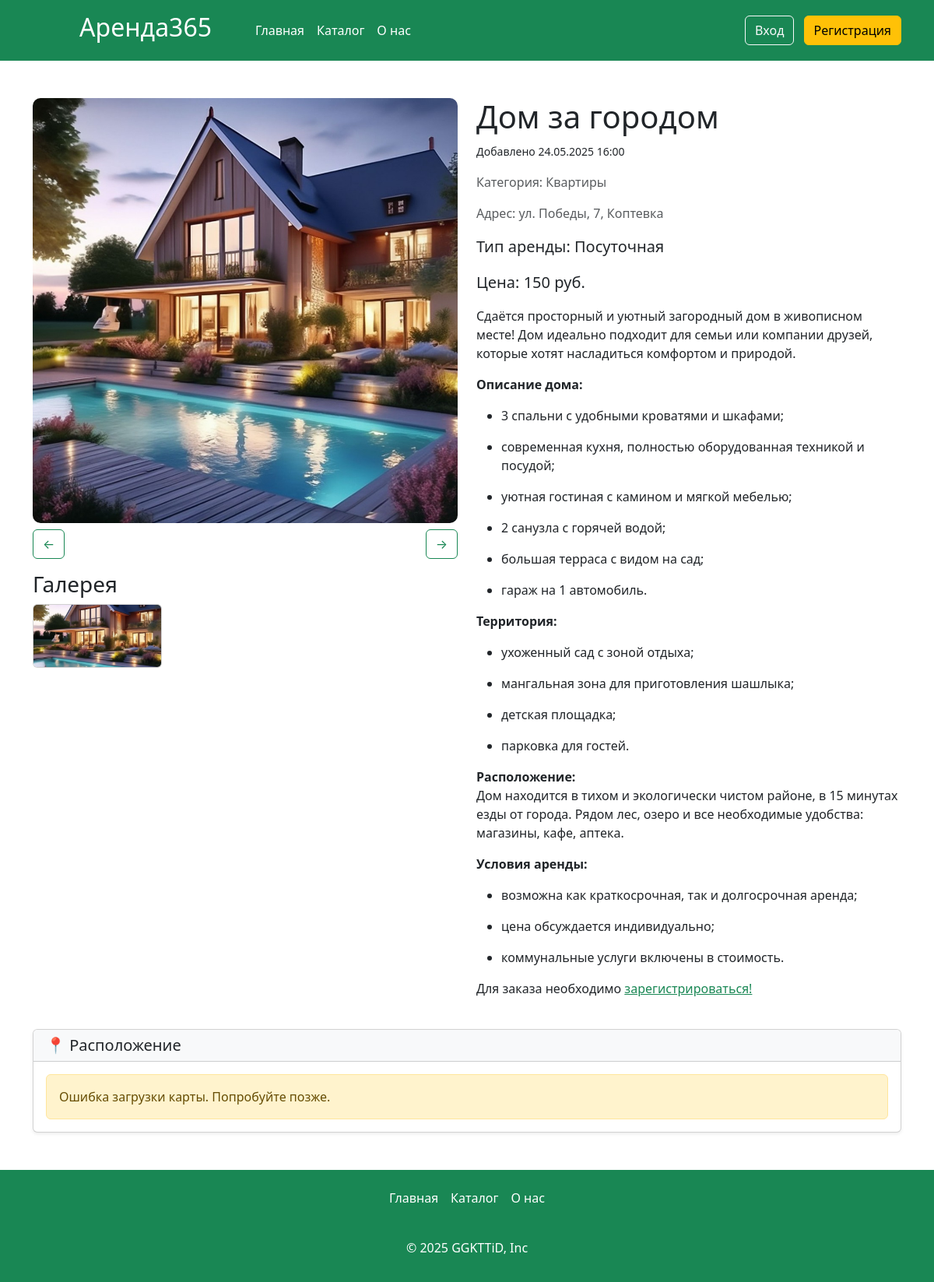
The page /card/3 on the database as committed earlier.
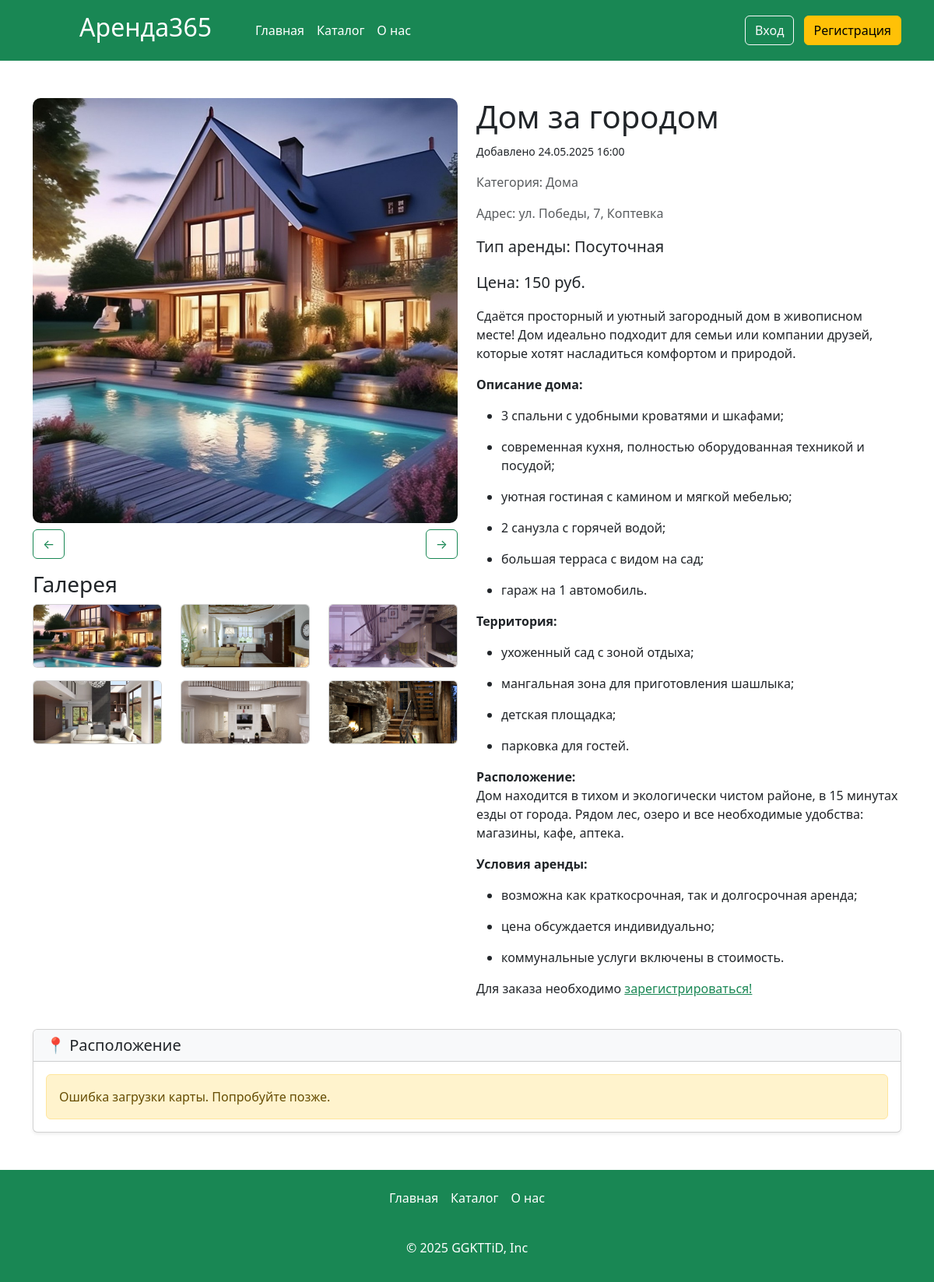
The same page on the database as committed later.
### app.py (models this page shows, shortened)
class Articles(db.Model):
    id = db.Column(db.Integer,primary_key=True)
    title = db.Column(db.String(100))
    text = db.Column(db.Text)
    image_name = db.Column(db.String(100))
    category = db.Column(db.String(100))
    price = db.Column(db.Integer)
    floor = db.Column(db.Integer)
    entrance = db.Column(db.Integer)
    type_app = db.Column(db.String(100))
    address= db.Column(db.String(100))
    count_rooms = db.Column(db.Integer)
    hide = db.Column(db.Boolean, default=True)
    created_at = db.Column(db.DateTime, default=datetime.now)
    id_user = db.Column(db.Integer, db.ForeignKey('users.id'))
    orders = db.relationship('Orders', backref='article', lazy=True)
    images = db.relationship('Image', backref='article', lazy=True, cascade="all, delete-orphan")

class Image(db.Model):
    id = db.Column(db.Integer, primary_key=True)
    article_id = db.Column(db.Integer, db.ForeignKey('articles.id'))
    image_name = db.Column(db.String(255))

### app.py (the view, shortened to what this page needs)
@app.route('/card/<int:id>', methods=['GET', 'POST'])
def card(id):
    article = Articles.query.get(id)
    total_user = None
    if 'name' in session:
        total_user = Users.query.filter_by(email=session['name']).first()
    if not article or (article.hide and (not total_user or (total_user.root != 1 and article.id_user != total_user.id))):
        abort(404)
    check = Orders.query.filter_by(id_article=article.id).all()
    images = Image.query.filter_by(article_id=id).all()
    return render_template("card.html",article=article,check=check,images=images)

### app.py (called while the page is built)
@app.context_processor
def inject_unread_messages():
    if 'name' in session:
        current_user = Users.query.filter_by(email=session['name']).first()
        unread_count = Messages.query.filter_by(recipient_id=current_user.id, is_read=False).count()
        return dict(unread_messages=unread_count)
    return dict(unread_messages=0)

@app.context_processor
def inject_user():
    def get_user_name():
        if 'name' in session:
            return Users.query.filter_by(email=session['name']).first()
    return dict(active_user=get_user_name())

@app.context_processor
def inject_unread_count():
    if 'name' in session:
        user = Users.query.filter_by(email=session['name']).first()
        if user:
            unread_count = Notification.query.filter_by(user_id=user.id, is_read=False).count()
            return dict(unread_notifications=unread_count)
    return dict(unread_notifications=0)

### templates/card.html (shortened to what this page needs)
{% extends 'base.html' %}
{% block main %}
    <main>
        <div class="container my-5">
            <div class="row">
                <div class="col-md-6">
                    <div class="gallery-main">
                        <div class='position-relative'>
                        <img id="mainImage" src="../../static/img/upload/{{article.image_name}}" width="100%" alt="Основное изображение товара">
                         </div>
                        <div class="image-navigation my-2 d-flex justify-content-between">
                            <button class="btn btn-outline-success prev-btn" onclick="prevImage()">←</button>
                            <button class="btn btn-outline-success next-btn" onclick="nextImage()">→</button>
                        </div>
                        <div class="row gallery-thumbnails my-3">
                          <h3>Галерея</h3>
                          <div class="col-md-4 mb-3">
                                <div class="card ">
                                    <img src="../../static/img/upload/{{article.image_name}}" onclick="changeImage(this.src)" class="card-img-top" alt="Дополнительное изображение">
                                </div>
                            </div>
                            {%if article.images%}
                            {% for image in article.images %}
                            <div class="col-md-4 mb-3">
                                <div class="card">
                                    <img src="../../static/img/upload/{{image.image_name}}" onclick="changeImage(this.src)" class="card-img-top" alt="Дополнительное изображение">
                                </div>
                            </div>
                            {% endfor %}
                            {%endif%}
                        </div>
                    </div>
                </div>
                <div class="col-md-6">
                    <h1>{{article.title}}</h1>
                    <p> <small>Добавлено  {{article.created_at.strftime('%d.%m.%Y %H:%M' )}}</small></p>
                    <p class="text-muted">Категория: {{article.category}}</p>
                    <p class="text-muted">Адрес: {{article.address}}</p>
                    <p class="lead">Тип аренды: <strong>{{article.type_app}}</strong></p>
                    <p class="lead">Цена: <strong>{{article.price}} руб.</strong></p>
                    {% autoescape false %} {{article.text}} {% endautoescape %}
                   {%if not active_user  %}
                   <p>Для заказа необходимо <a href="/reg" class="text-success">зарегистрироваться!</a> </p>
 {%endif%}
            </div>
        </div>
         <div class="card shadow-sm my-4">
            <div class="card-header bg-light">
                <h5 class="card-title mb-0">📍 Расположение</h5>
            </div>
            <div class="card-body p-0">
                <div id="map-error" class="alert alert-warning m-3 d-none">
                </div>
            </div>
        </div>
    </main>
    {% endblock %}

### templates/base.html (shortened to what this page needs)
<!DOCTYPE html>
<html lang="en">
  <head>
    <link
      href="{{ url_for('static', filename='css/bootstrap.min.css') }}"
      rel="stylesheet"
    />
    <link rel="stylesheet" href="{{ url_for('static', filename='css/style.css') }}" />
    <link rel="stylesheet" href="https://cdn.jsdelivr.net/npm/flatpickr/dist/flatpickr.min.css">
<link
  rel="stylesheet"
  href="https://unpkg.com/leaflet@1.9.4/dist/leaflet.css"
/>
  </head>
  <body>
    <header class="p-3 text-bg-success">
      <div class="container">
        <div
          class="d-flex flex-wrap align-items-center justify-content-center justify-content-lg-start"
        >
          <a
            href="/"
            class="d-flex align-items-center mb-2 mb-lg-0 text-white text-decoration-none"
          >
            <h2>Аренда365</h2>
          </a>
          <ul
            class="nav col-12 col-lg-auto me-lg-auto mx-5 mb-2 justify-content-center mb-md-0"
          >
            <li>
              <a href="/" class="nav-link px-2 text-white">Главная</a>
            </li>
            <li><a href="/catalog" class="nav-link px-2 text-white">Каталог</a></li>
            <li>
              <a href="/about" class="nav-link px-2 text-white">О нас</a>
            </li>
          </ul>
          <div class="text-end">
            {%if 'name' in session and active_user %}
            <a href="/my_chats" class="btn btn-outline-light me-2">Мои чаты <span class="badge bg-danger">{{ unread_messages }}</span></a>
            <a href="/profile" class="btn btn-outline-light me-2 position-relative">
              Профиль
              {% if unread_notifications > 0 %}
            <span class="position-absolute top-0 start-100 translate-middle badge rounded-pill bg-danger">
                {{ unread_notifications }}
            </span>
            {% endif %}
            </a>
            <a href="/logout"  class="btn btn-warning">Выйти</a>
            {% else %}
            <a href="/login" class="btn btn-outline-light me-2">Вход</a>
             <a href="/reg"  class="btn btn-warning">Регистрация</a>
             {%endif%}
          </div>
        </div>
      </div>
    </header>
    {% block main %} {% endblock %}
    <footer class="py-3 text-bg-success">
      <ul class="nav justify-content-center pb-3 mb-3">
        <li class="nav-item">
          <a href="/" class="nav-link px-2 text-white">Главная</a>
        </li>
        <li class="nav-item">
          <a href="/catalog" class="nav-link px-2 text-white">Каталог</a>
        </li>
        <li class="nav-item">
          <a href="/about" class="nav-link px-2 text-white">О нас</a>
        </li>
      </ul>
      <p class="text-center text-body-white">© 2025 GGKTTiD, Inc</p>
    </footer>
  </body>
</html>

### static/css/style.css (style rules this page uses)
html { height: 100%; }
body { display: flex; flex-direction: column; height: 100%; background-color: #ffff; border-radius: 30px; }
main { flex: 1 0 auto; }
footer { flex: 0 0 auto; }
.gallery-main img { width: 100%; height: auto; border-radius: 10px; }
.gallery-thumbnails img { width: 100%; height: 80px; object-fit: cover; border-radius: 5px; cursor: pointer; transition: opacity 0.3s; }
.card { transition: box-shadow 0.3s; }

Rows that differ between the two databases and show on the page:
changed Articles "Дом за городом": category "Квартиры" → "Дома"
added Image: image_name (picture)
added Image: image_name (picture)
added Image: image_name (picture)
added Image: image_name (picture)
added Image: image_name (picture)
